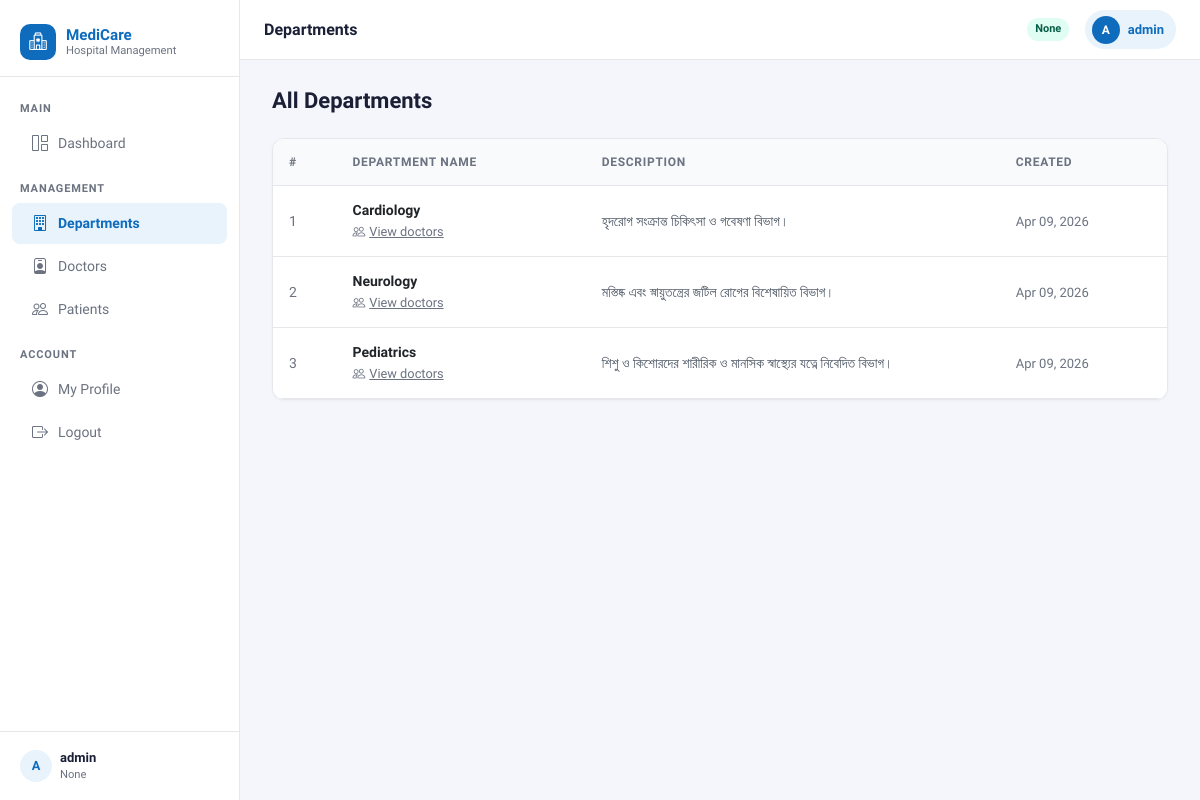
/department-list/ (signed in), run on an earlier commit of the app's database.
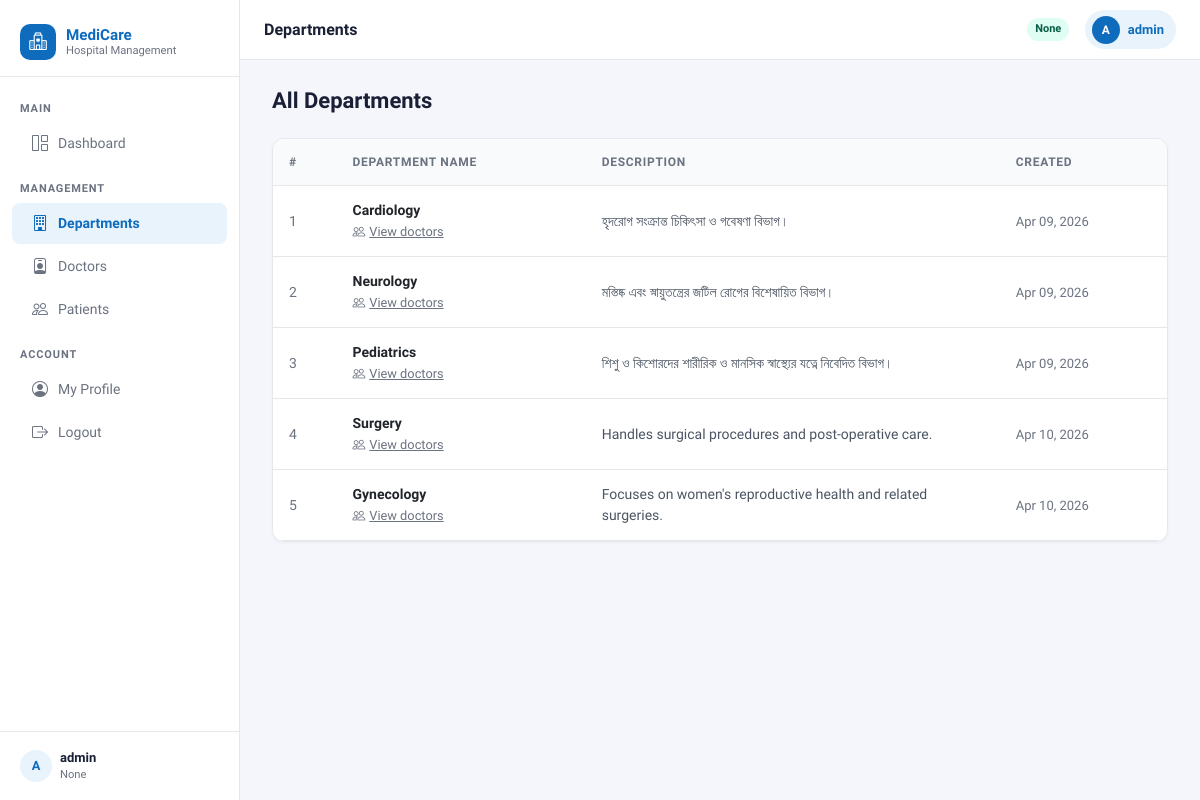
And on a later commit of the database.
### myapp/models.py (models this page shows, shortened)
class DepartmentModel(models.Model):
    name = models.CharField(max_length=100, null=True)
    description = models.TextField(null=True)
    created_at = models.DateTimeField(auto_now_add=True, null=True)

### myapp/views.py (the view)
# urls.py: path("department-list/", department_list, name="department_list"),
@login_required
def department_list(request):
    form_data = DepartmentModel.objects.all()
    context = {
        "form_data": form_data,
        "heading": "All Department List",
        "title": "Department List",
    }
    return render(request, "department/department_list.html", context)

### myapp/templates/department/department_list.html (shortened to what this page needs)
{% extends 'master/base.html' %}
{% block nav_dept %}active{% endblock %}
{% block page_title %}Departments{% endblock %}
{% block blockname %}
<div class="page-header">
  <h1>All Departments</h1>
</div>
{% if form_data %}
<div class="table-card">
  <table class="table table-hover">
    <thead>
      <tr>
        <th>#</th>
        <th>Department Name</th>
        <th>Description</th>
        <th>Created</th>
      </tr>
    </thead>
    <tbody>
      {% for dept in form_data %}
        <tr>
          <td class="text-muted">{{ forloop.counter }}</td>
          <td>
            <div class="fw-semibold">{{ dept.name }}</div>
            <a href="{% url 'view_department' dept.id %}" class="text-muted" style="font-size:.8rem;">
              <i class="bi bi-people me-1"></i>View doctors
            </a>
          </td>
          <td style="max-width:260px;color:#4b5563;">{{ dept.description|truncatechars:80 }}</td>
          <td class="text-muted" style="white-space:nowrap;font-size:.8125rem;">{{ dept.created_at|date:"M d, Y" }}</td>
        </tr>
      {% endfor %}
    </tbody>
  </table>
</div>
{% endif %}
{% endblock %}

What changed in the data, as far as the page shows it:
added DepartmentModel: name "Surgery", description "Handles surgical procedures and post-operative care.", created_at "Apr 10, 2026"
added DepartmentModel: name "Gynecology", description "Focuses on women's reproductive health and related surgeries.", created_at "Apr 10, 2026"
